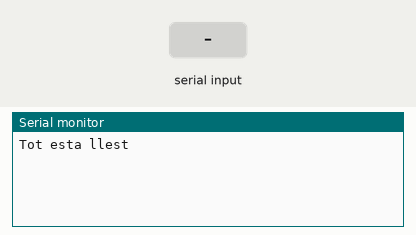
The sketch below on a simulated Arduino Uno, built with avr-gcc and run on an emulated ATmega328P. Parts: the last lines printed to the serial monitor. The test bench sets the inputs (shaded band).

Above: at 1.2 s.
1.3 s: "1\n" received over Serial
At 2.2 s:
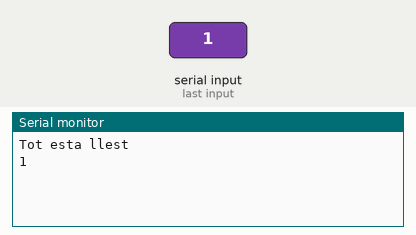
2.8 s: "0\n" received over Serial
At 3.3 s:
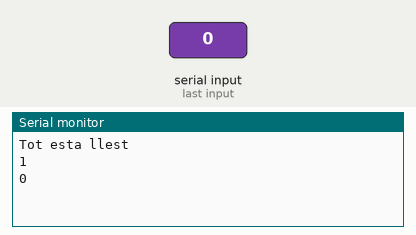
4.3 s: "2\n" received over Serial
At 5.6 s:
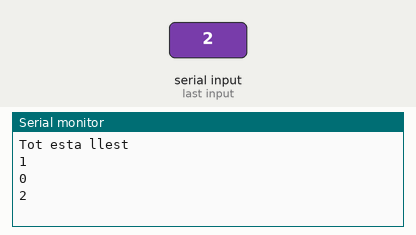

The sketch:

Issue2.ino
```cpp
void setup (){
Serial.begin(115200);
Serial.println("Tot esta llest");
}
void loop(){
if (Serial.available()){
String linia = Serial.readStringUntil('\n'); //Llegeix els caràcters dins de ('/n')
linia.trim();
if (linia.length()>0){
Serial.println(linia); //Mostra la línia que s'ha escrit en el monitor sèrie
}
}
}
```

Measured:
- after the input at 1.3 s, the serial monitor: prints a new line at once (image 1)
- after the input at 2.8 s, the serial monitor: prints a new line at once (image 2)
- after the input at 4.3 s, the serial monitor: prints a new line at once (image 3)
